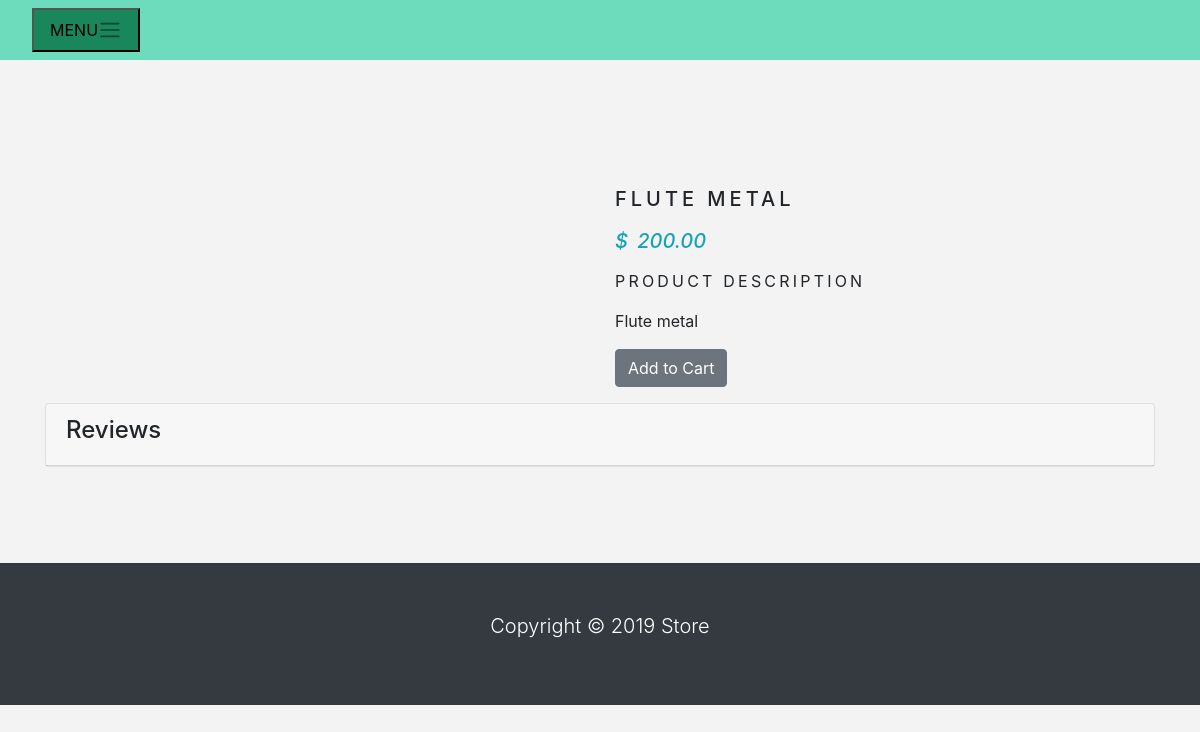
The page /category/flute/flute-metal on the database its author committed.
### shop/models.py (models this page shows, shortened)
class Product(models.Model):
    name = models.CharField(max_length=250, unique=True)
    slug = models.SlugField(max_length=250, unique=True)
    description = models.TextField(blank=True)
    category = models.ForeignKey(Category, on_delete=models.CASCADE)
    price = models.DecimalField(max_digits=10, decimal_places=2)
    image = models.ImageField(upload_to='product', blank=True)
    stock = models.IntegerField()
    available = models.BooleanField(default=True)
    created = models.DateTimeField(auto_now_add=True)
    updated = models.DateTimeField(auto_now=True)
    class Meta:
        ordering = ('name',)
        verbose_name = 'product'
        verbose_name_plural = 'products'

### shop/views.py (the view)
def productPage(request, category_slug, product_slug):
    try:
        product = Product.objects.get(category__slug=category_slug, slug=product_slug)
    except Exception as e:
        raise e
    if request.method == 'POST' and request.user.is_authenticated and request.POST['content'].strip() != '':
        Review.objects.create(product=product,
                              user=request.user,
                              content=request.POST['content'])
    reviews = Review.objects.filter(product=product)
    return render(request, 'product.html', {'product': product, 'reviews': reviews})

### shop/templates/product.html (shortened to what this page needs)
{% extends 'base.html' %}
{% load static %}
{% block content %}
<div class="container py-5">
  <div class="row mt-5">
    <div class="col-10 mx-auto col-md-6 my-3">
    </div>
    <div class="col-10 mx-auto col-md-6 my-3">
      <div>
        <h1 class="product_title">{{product.name}}</h1>
        <h5 class="text-info font-italic mb-3">
          <span class="mr-1">$</span> {{product.price}}
        </h5>
        <p class="product_description">Product Description</p>
        <p class="text-justify product_text">{{product.description}}</p>
        {% if product.stock <= 0 %}
        <p class="text-justify product_text"><b>Out of Stock</b></p>
        {% else %}
        <a href="{% url 'add_cart' product.id %}">
          <button type="button" name="button" class="btn btn-secondary">
            Add to Cart
          </button>
          </a>
        {% endif %}
      </div>
    </div>
  </div>
  <div class="card">
  <div class="card-header">
    <h4>Reviews</h4>
  </div>
</div>
</div>
{% endblock %}

### shop/static/css/base.css (style rules this page uses)
body { background: #f3f3f3; }
.product_title { font-size: 20px; text-transform: uppercase; letter-spacing: .2em; padding-top: 15px; padding-bottom: 10px; }
.product_text { padding-right: 20px; }
.product_description { font-size: 16px; text-transform: uppercase; letter-spacing: .2em; }

### rows shown on the page
Product: name "FLUTE METAL", price "200.00", description "Flute metal"
